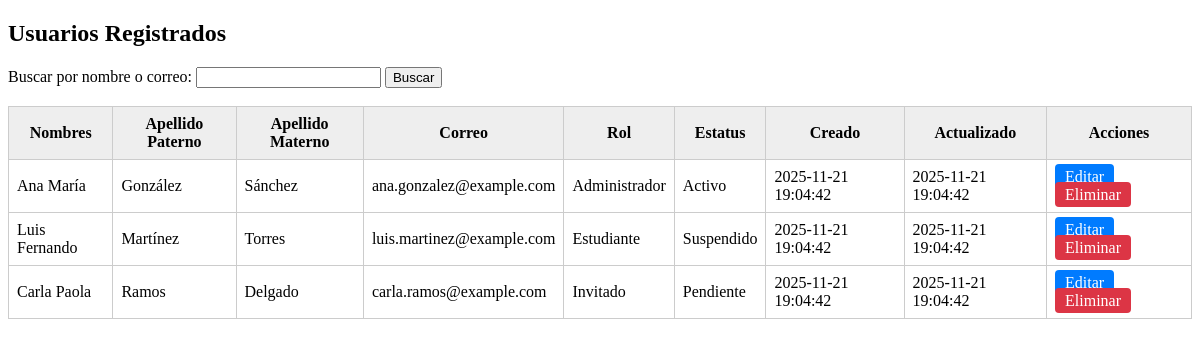
Page /Data_persistence/lista_usuarios.php on the committed database.
### tables this page shows
CREATE TABLE usuarios (
    id INT AUTO_INCREMENT PRIMARY KEY,
    nombres VARCHAR(100) NOT NULL,
    a_paterno VARCHAR(50) NOT NULL,
    a_materno VARCHAR(50),
    correo VARCHAR(100) NOT NULL UNIQUE,
    password VARCHAR(255) NOT NULL,
    rol_id TINYINT UNSIGNED NOT NULL DEFAULT 2,
    FOREIGN KEY (rol_id) REFERENCES roles(id),
    estatus_id TINYINT UNSIGNED NOT NULL DEFAULT 1,
    FOREIGN KEY (estatus_id) REFERENCES estatus_usuario(id),
    fecha_creacion DATETIME DEFAULT CURRENT_TIMESTAMP,
    fecha_actualizacion DATETIME DEFAULT CURRENT_TIMESTAMP ON UPDATE CURRENT_TIMESTAMP    
);

CREATE TABLE roles (
  id TINYINT UNSIGNED PRIMARY KEY,
  nombre VARCHAR(30) NOT NULL
);

CREATE TABLE estatus (
  id TINYINT UNSIGNED PRIMARY KEY,
  descripcion VARCHAR(50)
);

### Data_persistence/lista_usuarios.php (the view, shortened to what this page needs)
<?php
    require_once("conexion.php");
    $busqueda = $_GET['busqueda'] ?? '';
    if ($busqueda !== '') {
        $sql = "SELECT
                    u.id,
                    u.nombres AS nombre_usuario,
                    u.a_paterno,
                    u.a_materno,
                    u.correo,
                    r.nombre AS rol,
                    e.descripcion AS estatus,
                    u.fecha_creacion,
                    u.fecha_actualizacion
                FROM usuarios u
                JOIN roles r ON u.rol_id = r.id
                JOIN estatus e ON u.estatus_id = e.id
                WHERE u.nombres LIKE :busqueda OR u.correo LIKE :busqueda";
        $stmt = $conn->prepare($sql);
        $stmt->execute([':busqueda' => "%$busqueda%"]);
    } else {
        $sql = "SELECT
                    u.id,
                    u.nombres AS nombre_usuario,
                    u.a_paterno,
                    u.a_materno,
                    u.correo,
                    r.nombre AS rol,
                    e.descripcion AS estatus,
                    u.fecha_creacion,
                    u.fecha_actualizacion
                FROM usuarios u
                JOIN roles r ON u.rol_id = r.id
                JOIN estatus e ON u.estatus_id = e.id";
        $stmt = $conn->query($sql);
    }
    $usuarios = $stmt->fetchAll(PDO::FETCH_ASSOC);
?>
<!DOCTYPE html>
<html lang="es">
<head>
</head>
<body>
  <h2>Usuarios Registrados</h2>
    <form method="GET" action="lista_usuarios.php">
    <label>Buscar por nombre o correo:</label>
    <input type="text" name="busqueda" value="<?= htmlspecialchars($_GET['busqueda'] ?? '') ?>">
    <button type="submit">Buscar</button>
    </form>
    <br>
    <table>
        <thead>
        <tr>
            <th>Nombres</th>
            <th>Apellido Paterno</th>
            <th>Apellido Materno</th>
            <th>Correo</th>
            <th>Rol</th>
            <th>Estatus</th>
            <th>Creado</th>
            <th>Actualizado</th>
            <th>Acciones</th>
        </tr>
        </thead>
        <tbody>
            <?php foreach ($usuarios as $usuario): ?>
                <tr>
                <td><?= $usuario['nombre_usuario'] ?></td>
                <td><?= $usuario['a_paterno'] ?></td>
                <td><?= $usuario['a_materno'] ?></td>
                <td><?= $usuario['correo'] ?></td>
                <td><?= $usuario['rol'] ?></td>
                <td><?= $usuario['estatus'] ?></td>
                <td><?= $usuario['fecha_creacion'] ?></td>
                <td><?= $usuario['fecha_actualizacion'] ?></td>
                <td>
                    <a class="boton" href="editar_usuario.php?id=<?= $usuario['id'] ?>">Editar</a>
                    <a class="boton eliminar" href="eliminar_usuario.php?id=<?= $usuario['id'] ?>" onclick="return confirm('¿Seguro que quieres eliminar este usuario?');">Eliminar</a>
                </td>
                </tr>
            <?php endforeach; ?>
        </tbody>
    </table>
</body>
</html>

### Data_persistence/lista_usuarios.php (style rules this page uses)
table { border-collapse: collapse; width: 100%; }
th, td { border: 1px solid #ccc; padding: 8px; }
th { background-color: #eee; }
a.boton { padding: 4px 10px; background: #007bff; color: white; text-decoration: none; border-radius: 4px; }
a.boton.eliminar { background: #dc3545; }

### rows in the picture
usuarios: nombres "Ana María", a_paterno "González", a_materno "Sánchez", correo "ana.gonzalez@example.com", rol.nombre "Administrador", estatus.descripcion "Activo", fecha_creacion "2025-11-21 19:04:42", fecha_actualizacion "2025-11-21 19:04:42"
usuarios: nombres "Luis Fernando", a_paterno "Martínez", a_materno "Torres", correo "luis.martinez@example.com", rol.nombre "Estudiante", estatus.descripcion "Suspendido", fecha_creacion "2025-11-21 19:04:42", fecha_actualizacion "2025-11-21 19:04:42"
usuarios: nombres "Carla Paola", a_paterno "Ramos", a_materno "Delgado", correo "carla.ramos@example.com", rol.nombre "Invitado", estatus.descripcion "Pendiente", fecha_creacion "2025-11-21 19:04:42", fecha_actualizacion "2025-11-21 19:04:42"
